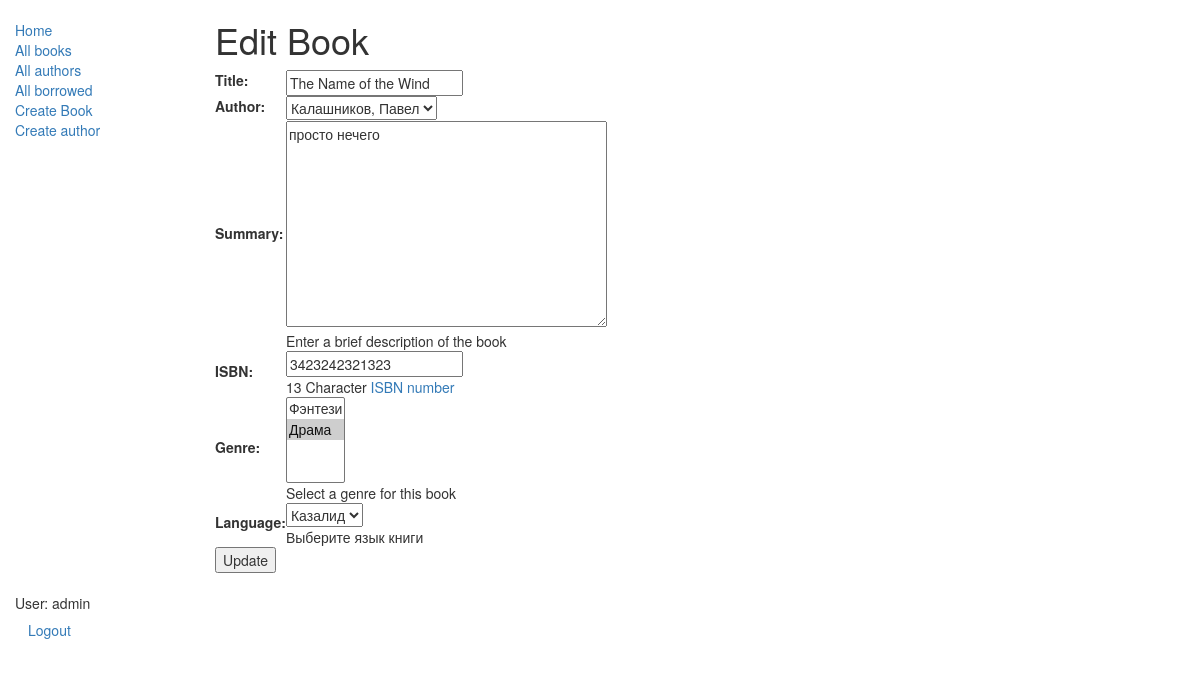
/catalog/book/3/update/ (signed in), run on an earlier commit of the app's database.
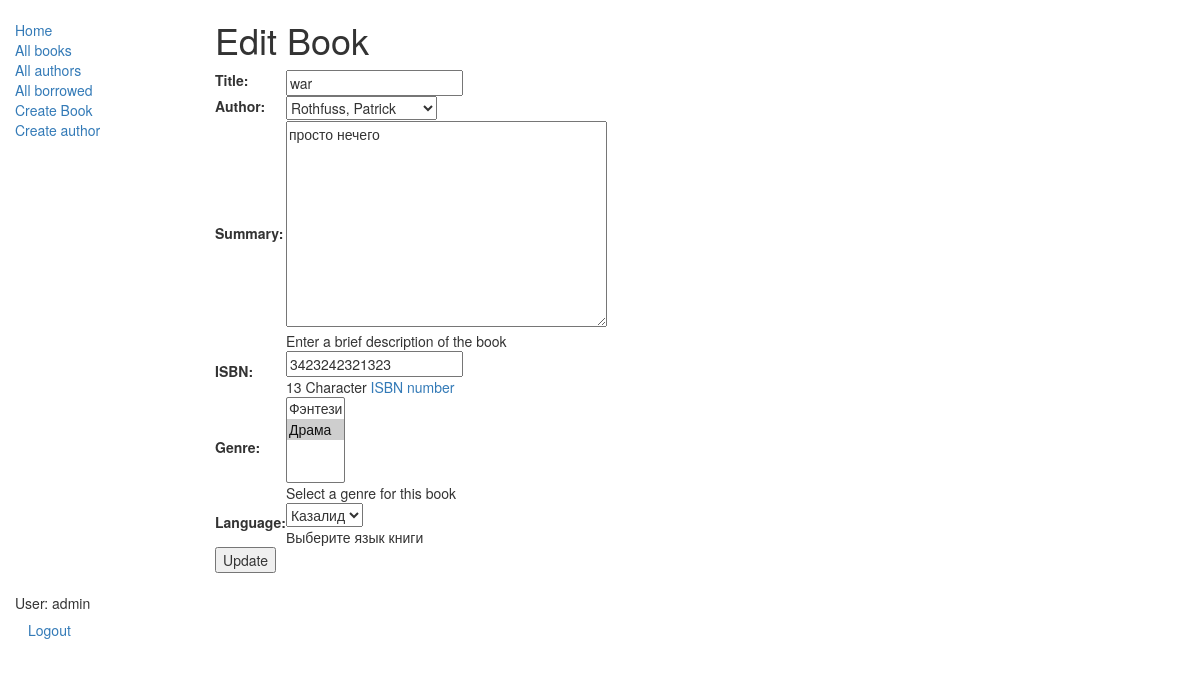
And on a later commit of the database.
### catalog/models.py (models this page shows, shortened)
class Book(models.Model):
    title = models.CharField(max_length=200)
    author = models.ForeignKey('Author', on_delete=models.SET_NULL, null=True)
    summary = models.TextField(max_length=1000, help_text="Enter a brief description of the book")
    isbn = models.CharField('ISBN',max_length=13, help_text='13 Character <a href="https://www.isbn-international.org/content/what-isbn">ISBN number</a>')
    genre = models.ManyToManyField(Genre, help_text="Select a genre for this book")
    language = models.ForeignKey(
        'Language',
        on_delete=models.SET_NULL,
        null=True,
        blank=True,
        help_text="Выберите язык книги"
    )
    def display_genre(self):
        """
        Creates a string for the Genre. This is required to display genre in Admin.
        """
        return ', '.join([genre.name for genre in self.genre.all()[:3]])
    display_genre.short_description = 'Genre'

### catalog/views.py (the view)
# urls.py: re_path(r'^book/(?P<pk>\d+)/update/$', views.BookUpdate.as_view(), name='book-update'),
class BookUpdate(PermissionRequiredMixin, UpdateView):
    model = Book
    fields = ['title', 'author', 'summary', 'isbn', 'genre', 'language']
    permission_required = 'catalog.can_mark_returned'

### catalog/models.py (called while the page is built)
    def __str__(self):
        return self.name

    def __str__(self):
        return self.name

    def __str__(self):
        return '%s, %s' % (self.last_name, self.first_name)

### catalog/templates/catalog/book_form.html (shortened to what this page needs)
{% extends "base_generic.html" %}
{% block content %}
  <h1>{% if book %}Edit{% else %}Create{% endif %} Book</h1>
  <form action="" method="post">
    <table>
      {{ form.as_table }}
    </table>
    <input type="submit" value="{% if book %}Update{% else %}Create{% endif %}" />
  </form>
{% endblock %}

What changed in the data, as far as the page shows it:
changed Book "просто нечего": title "The Name of the Wind" → "war"; author "Калашников, Павел" → "Rothfuss, Patrick"
